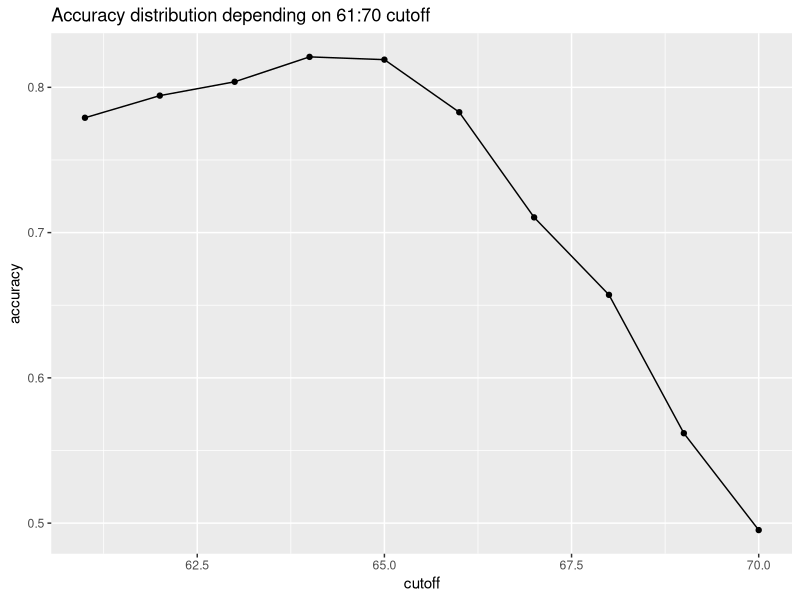
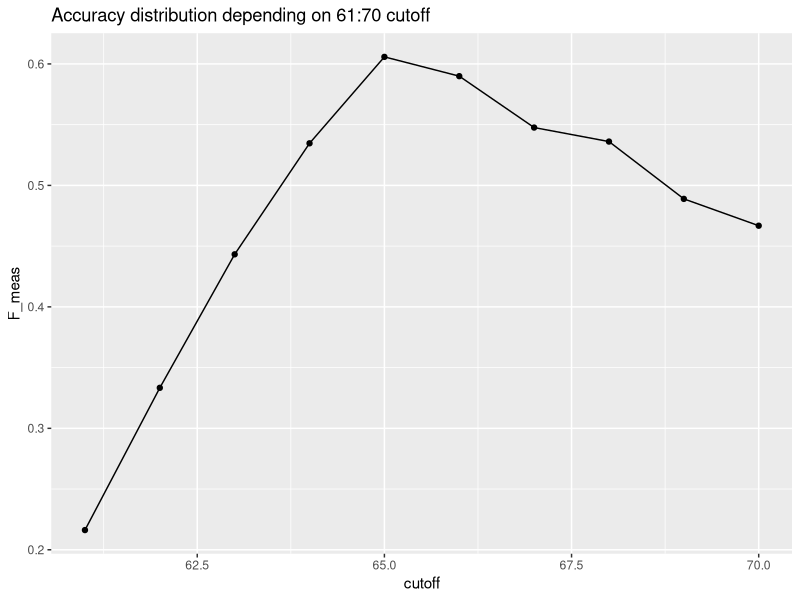
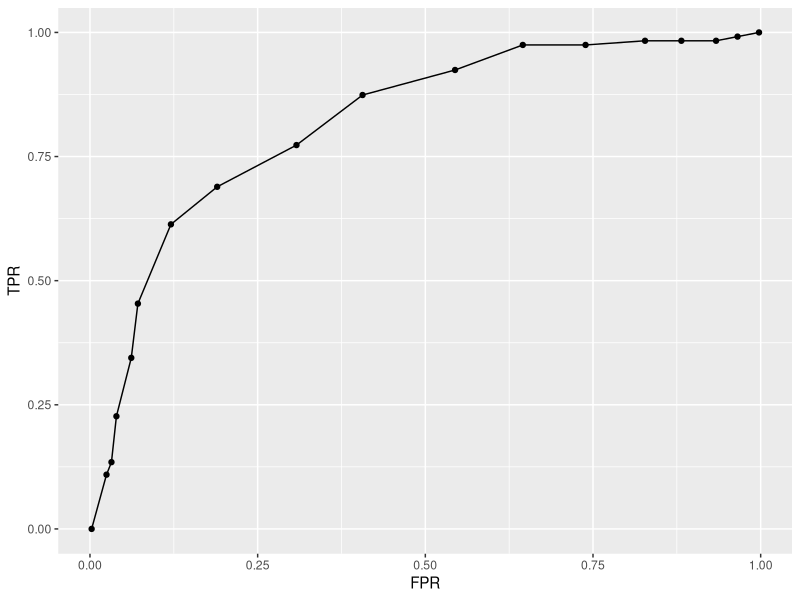
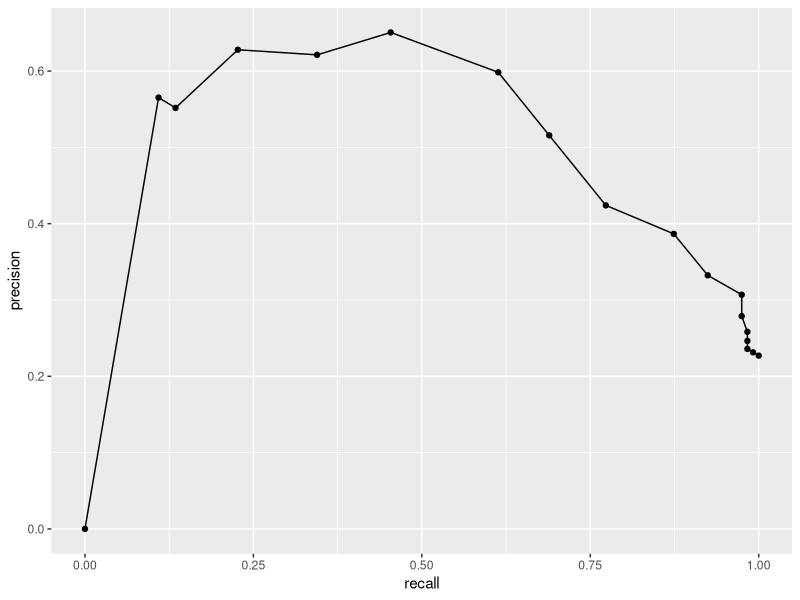
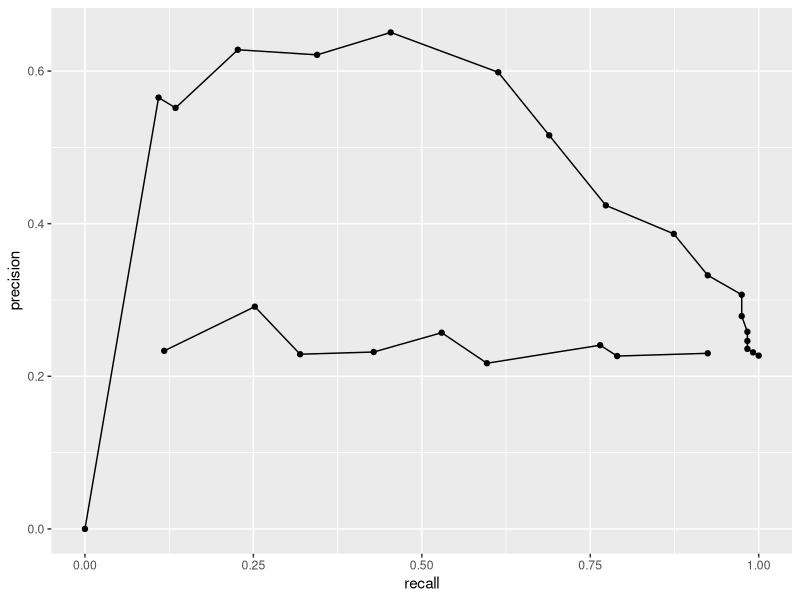
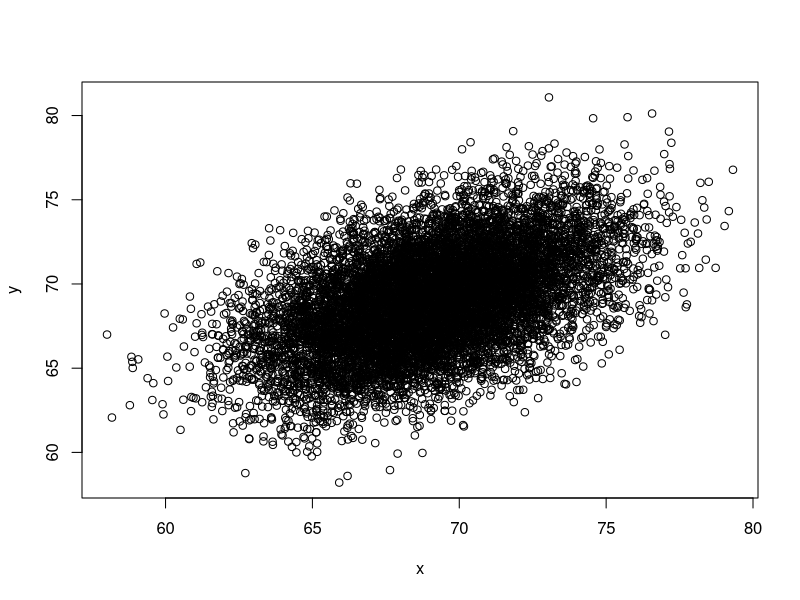
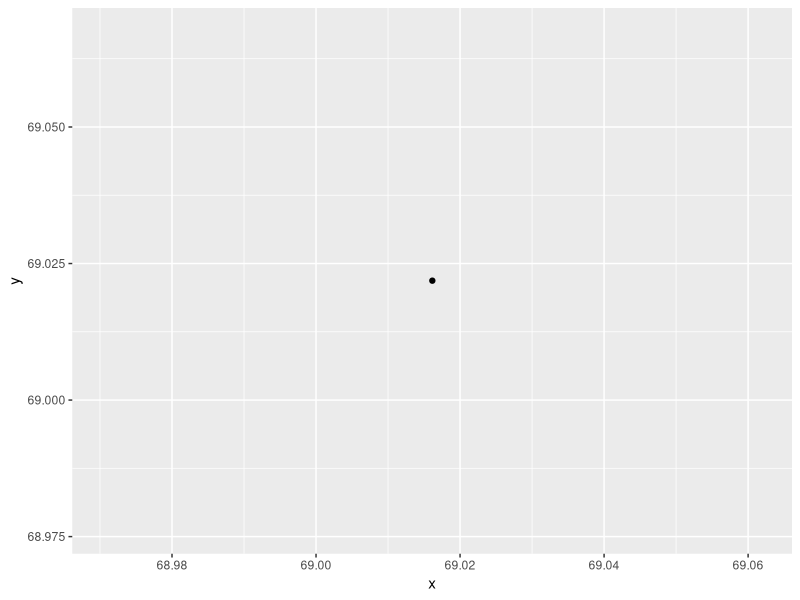

These figures' R source, in order: (Note: this script raises an error after producing the figures.)
## ---- chunk 1
check.packages <- function(pkg){
    new.pkg <- pkg[!(pkg %in% installed.packages()[, "Package"])]
    if (length(new.pkg)) 
        install.packages(new.pkg, dependencies = TRUE)
    sapply(pkg, require, character.only = TRUE)
}
packages<-c("ggplot2", "tidyverse", "lubridate", "caret", "dslabs", "dplyr", "plyr","HistData")
check.packages(packages)

data("heights")
data("iris")
## ---- chunk 2
y<-heights$sex
x<-heights$height
## ---- chunk 3
set.seed(2)
test_index <- createDataPartition(y, times=1, p=0.5, list=FALSE)
test_set <- heights[test_index, ]
training_set <- heights[-test_index, ]

## ---- chunk 4
y_hat <- sample(c("Male", "Female"), size = length(test_index), replace=TRUE)
mean(y_hat == test_set$sex)
## ---- chunk 5
heights %>% group_by(sex) %>% summarize(mean(height), sd(height))
## ---- chunk 6
y_hat <- ifelse(x>62, "Male", "Female") %>% factor(levels=levels(test_set$sex))
table(y_hat)
print("Mean accurate answers:")
mean(y==y_hat)
## ---- chunk 7
cutoff <- seq(61, 70)
accuracy <- map_dbl(cutoff, function(cutoff_value) {
  y_hat <- ifelse(test_set$height>cutoff_value, "Male", "Female") 
  mean(y_hat == test_set$sex)
})
ggplot(data=data.frame(cutoff=cutoff, accuracy=accuracy), aes(x=cutoff, y=accuracy)) + geom_line() + geom_point() + ggtitle("Accuracy distribution depending on 61:70 cutoff")
## ---- chunk 8
heights %>% mutate(y_hat = y_hat) %>%
  group_by(sex) %>%
  summarize(accuracy = mean(y_hat == sex))
## ---- chunk 9
confusionMatrix(data=y_hat, reference=heights$sex)
## ---- chunk 10
F_1 <- map_dbl(cutoff, function(cutoff_value) {
  y_hat <- ifelse(test_set$height>cutoff_value, "Male", "Female") %>% factor(levels=levels(test_set$sex))
  F_meas(data = y_hat, reference = factor(test_set$sex))
})
ggplot(data=data.frame(cutoff=cutoff, F_meas=F_1), aes(x=cutoff, y=F_meas)) + geom_line() + geom_point() + ggtitle("Accuracy distribution depending on 61:70 cutoff")
## ---- chunk 11
y_hat <- sample(c("Male","Female"), length(test_index), replace=TRUE, prob=c(0.9, 0.1)) %>% factor(levels = levels(test_set$sex))
mean(y_hat==test_set$sex)
## ---- chunk 12
cutoffs <-c(50, seq(60, 75), 80)
height_cutoff <- map_df(cutoffs, function (cutoff_value) {
    y_hat <- ifelse(test_set$height>cutoff_value, "Male", "Female") %>% factor(levels=levels(test_set$sex))
    list(method="Height cutoff",
         FPR = 1-specificity(y_hat, test_set$sex),
         TPR = sensitivity(y_hat, test_set$sex))
})
ggplot(data=height_cutoff, aes(x=FPR, y=TPR)) + geom_line() + geom_point() 
## ---- chunk 13
height_cutoff <- map_df(cutoffs, function (cutoff_value) {
    y_hat <- ifelse(test_set$height>cutoff_value, "Male", "Female") %>% factor(levels=levels(test_set$sex))
    list(method="Height cutoff",
         precision = precision(y_hat, test_set$sex),
         recall = sensitivity(y_hat, test_set$sex))
})
ggplot(data=height_cutoff, aes(x=recall, y=precision)) + geom_line() + geom_point() 
probs = seq(0.1, 0.9, by = 0.1)
guessing <- map_df(probs, function(p) {
  y_hat <- sample(c("Male", "Female"), length(test_index), replace=TRUE, prob=c(p, 1-p)) %>% factor(levels=levels(test_set$sex))
  list(method="Guessing",
       precision = precision(y_hat, test_set$sex),
       recall = sensitivity(y_hat, test_set$sex))
})
ggplot(data=height_cutoff, aes(x=recall, y=precision)) + geom_line() + geom_point() + geom_line(data=guessing, aes(x=recall, y=precision)) + geom_point(data=guessing, aes(x=recall, y=precision))
## ---- chunk 14

library(dslabs)
library(dplyr)


data("reported_heights")

dat <- mutate(reported_heights, date_time = ymd_hms(time_stamp)) %>%
  filter(date_time >= make_date(2016, 01, 25) & date_time < make_date(2016, 02, 1)) %>%
  mutate(type = ifelse(day(date_time) == 25 & hour(date_time) == 8 & between(minute(date_time), 15, 30), "inclass","online")) %>%
  select(sex, type)

y <- factor(dat$sex, c("Female", "Male"))
x <- dat$type
dat %>% group_by(type) %>% summarize(prop_female = mean(sex == "Female"))

## ---- chunk 15

  y_hat <- ifelse(dat$type == "inclass", "Male", "Female") 
  mean(y_hat == dat$sex)

## ---- chunk 16
 y_hat <- ifelse(dat$type == "inclass", "Female", "Male") %>% factor(levels=levels(y))
 
 confusionMatrix(y_hat, y)
## ---- chunk 17
data(iris)
iris <- iris[-which(iris$Species=='setosa'),]
y <- iris$Species

set.seed(2)
test_index <- createDataPartition(y,times=1,p=0.5,list=FALSE)
# line of code
#Which code should be used in place of # line of code above?
#Answer:
 
test <- iris[test_index,]
train <- iris[-test_index,]
## ---- chunk 18
foo <- function(x){
	rangedValues <- seq(range(x)[1],range(x)[2],by=0.1)
	sapply(rangedValues,function(i){
		y_hat <- ifelse(x>i,'virginica','versicolor')
		mean(y_hat==train$Species)
	})
}
predictions <- apply(train[,-5],2,foo)
sapply(predictions,max)	
## ---- chunk 19
foo <- function(x){
	rangedValues <- seq(range(x)[1],range(x)[2],by=0.1)
	sapply(rangedValues,function(i){
		y_hat <- ifelse(x>i,'virginica','versicolor')
		mean(y_hat==test$Species)
	})
}
predictions <- apply(test[,-5],2,foo)
sapply(predictions,max)	
## ---- chunk 20
petalLengthRange <- seq(range(train[,3])[1],range(train[,3])[2],by=0.1)
petalWidthRange <- seq(range(train[,4])[1],range(train[,4])[2],by=0.1)
cutoffs <- expand.grid(petalLengthRange,petalWidthRange)

id <- sapply(seq(nrow(cutoffs)),function(i){
	y_hat <- ifelse(train[,3]>cutoffs[i,1] | train[,4]>cutoffs[i,2],'virginica','versicolor')
	mean(y_hat==train$Species)
	}) %>% which.max

optimalCutoff <- cutoffs[id,] %>% as.numeric
y_hat <- ifelse(test[,3]>optimalCutoff[1] & test[,4]>optimalCutoff[2],'virginica','versicolor')
mean(y_hat==test$Species)


## ---- chunk 21
disease <- sample(c(0,1), size=1e6, replace=TRUE, prob=c(0.98,0.02))
test <- rep(NA, 1e6)
test[disease==0] <- sample(c(0,1), size=sum(disease==0), replace=TRUE, prob=c(0.90,0.10))
test[disease==1] <- sample(c(0,1), size=sum(disease==1), replace=TRUE, prob=c(0.15, 0.85))

print('#Q1: What is the probability that a test is positive?')
mean(test==1)
print('#Q2: What is the probability that an individual has the disease if the test is negative?')
mean(disease[test==0])
print('#Q3: What is the probability that you have the disease if the test is positive?')
mean(disease[test==1]==1)
print('#Q4: If the test is positive, what is the relative risk of having the disease?')
mean(disease[test==1]==1)/mean(disease==1)
## ---- chunk 22
library(dslabs)
data("heights")
hey <- heights %>% 
	mutate(height = round(height)) %>%
	group_by(height) %>%
	#summarize(p = mean(sex == "Male")) #%>%
	qplot(height, p, data =.)
## ---- chunk 23
ps <- seq(0, 1, 0.1)
heights %>% mutate(g = cut(height, quantile(height, ps), include.lowest = TRUE))
  
## ---- chunk 24
Sigma <- 9*matrix(c(1,0.5,0.5,1), 2, 2)
dat <- MASS::mvrnorm(n = 10000, c(69, 69), Sigma) %>%
	data.frame() %>% setNames(c("x", "y"))
plot(dat)
print("Using an approach similar to that used in the previous exercise, let's estimate the conditional expectations and make a plot. Part of the code has been provided for you: ")
ps <- seq(0, 1, 0.1)
dat %>% 
	mutate(g = cut(x, quantile(x, ps), include.lowest = TRUE)) %>%
  group_by(g) %>%
  summarize(y = mean(y), x = mean(x)) %>%
	qplot(x, y, data =.)
## ---- chunk 25
galton_heights <- GaltonFamilies %>% filter(childNum == 1 & gender == "male") %>% select (father, childHeight)
colnames(galton_heights)[colnames(galton_heights)=="childHeight"] <- "son"
y <- galton_heights$son
test_index <- createDataPartition(y, times = 1, p=0.5, list = FALSE)
train_set <- galton_heights %>% slice(-test_index)
test_set <- galton_heights %>% slice(test_index)
#Guessing
avg_height <- mean(train_set$son)
#Squared loss is: 
mean((avg_height - train_set$son)^2)
print("Getting intercept and slope:")
fit <-lm(son ~ father, data=train_set)
fit$coef
## ---- chunk 26
y_hat <- fit$coef[1] + fit$coef[2]*test_set$father
mean((y_hat - test_set$son)^2)
## ---- chunk 27
y_hat <- predict(fit, test_set)
## ---- chunk 28
set.seed(1)
n <- 100
Sigma <- 9*matrix(c(1.0, 0.5, 0.5, 1.0), 2, 2)
dat <- MASS::mvrnorm(n = 100, c(69, 69), Sigma) %>%
	data.frame() %>% setNames(c("x", "y"))
## ---- chunk 29

set.seed(1)
rmses <- replicate(100,  { 
  test_index <- createDataPartition(dat$y, times = 1, p=0.5, list = FALSE)
  train_set <- dat %>% slice(-test_index)
  test_set <- dat %>% slice(test_index)
  fit <-lm(y ~ x, data=train_set)
  y_hat <- predict(fit, test_set)
  rmse <- sqrt(mean((y_hat - test_set$y)^2)) 
  rmse
}) 
mean(rmses)
sd(rmses)
## ---- chunk 30
set.seed(1)
map(c(100, 500, 1000, 5000, 10000), function(dataSetLength) {
  

  Sigma <- 9*matrix(c(1.0, 0.5, 0.5, 1.0), 2, 2)
  dat <- MASS::mvrnorm(n = dataSetLength, c(69, 69), Sigma) %>%
  data.frame() %>% setNames(c("x", "y"))
  rmses <- replicate(100,  { 
    test_index <- createDataPartition(dat$y, times = 1, p=0.5, list = FALSE)
    train_set <- dat %>% slice(-test_index)
    test_set <- dat %>% slice(test_index)
    fit <-lm(y ~ x, data=train_set)
    y_hat <- predict(fit, test_set)
    rmse <- sqrt(mean((y_hat - test_set$y)^2)) 
    rmse
  })
  
  print(paste("Items: ", toString(dataSetLength)))
  print(mean(rmses))
  print(sd(rmses))
})
## ---- chunk 31
set.seed(1)
n <- 100
Sigma <- 9*matrix(c(1.0, 0.95, 0.95, 1.0), 2, 2)
dat <- MASS::mvrnorm(n = 100, c(69, 69), Sigma) %>%
data.frame() %>% setNames(c("x", "y"))
set.seed(1)
rmses <- replicate(100,  { 
  test_index <- createDataPartition(dat$y, times = 1, p=0.5, list = FALSE)
  train_set <- dat %>% slice(-test_index)
  test_set <- dat %>% slice(test_index)
  fit <-lm(y ~ x, data=train_set)
  y_hat <- predict(fit, test_set)
  rmse <- sqrt(mean((y_hat - test_set$y)^2)) 
  rmse
}) 
mean(rmses)
sd(rmses)
## ---- chunk 32
set.seed(1)
n <- 1000
Sigma <- matrix(c(1.0, 0.75, 0.75, 0.75, 1.0, 0.25, 0.75, 0.25, 1.0), 3, 3)
dat <- MASS::mvrnorm(n = 100, c(0, 0, 0), Sigma) %>%
	data.frame() %>% setNames(c("y", "x_1", "x_2"))

set.seed(1)
test_index <- createDataPartition(dat$y, times = 1, p = 0.5, list = FALSE)
train_set <- dat %>% slice(-test_index)
test_set <- dat %>% slice(test_index)

fit <- lm(y ~ x_1, data = train_set)
y_hat <- predict(fit, newdata = test_set)
sqrt(mean((y_hat-test_set$y)^2))

fit <- lm(y ~ x_2, data = train_set)
y_hat <- predict(fit, newdata = test_set)
sqrt(mean((y_hat-test_set$y)^2))

fit <- lm(y ~ x_1 + x_2, data = train_set)
y_hat <- predict(fit, newdata = test_set)
sqrt(mean((y_hat-test_set$y)^2))
## ---- chunk 33
set.seed(1)
n <- 1000
Sigma <- matrix(c(1.0, 0.75, 0.75, 0.75, 1.0, 0.95, 0.75, 0.95, 1.0), 3, 3)
dat <- MASS::mvrnorm(n = 100, c(0, 0, 0), Sigma) %>%
	data.frame() %>% setNames(c("y", "x_1", "x_2"))

set.seed(1)
test_index <- createDataPartition(dat$y, times = 1, p = 0.5, list = FALSE)
train_set <- dat %>% slice(-test_index)
test_set <- dat %>% slice(test_index)

fit <- lm(y ~ x_1, data = train_set)
y_hat <- predict(fit, newdata = test_set)
sqrt(mean((y_hat-test_set$y)^2))

fit <- lm(y ~ x_2, data = train_set)
y_hat <- predict(fit, newdata = test_set)
sqrt(mean((y_hat-test_set$y)^2))

fit <- lm(y ~ x_1 + x_2, data = train_set)
y_hat <- predict(fit, newdata = test_set)
sqrt(mean((y_hat-test_set$y)^2))
## ---- chunk 34
set.seed(2)
make_data <- function(n = 1000, p = 0.5, 
				mu_0 = 0, mu_1 = 2, 
				sigma_0 = 1,  sigma_1 = 1){

y <- rbinom(n, 1, p)
f_0 <- rnorm(n, mu_0, sigma_0)
f_1 <- rnorm(n, mu_1, sigma_1)
x <- ifelse(y == 1, f_1, f_0)
  
test_index <- createDataPartition(y, times = 1, p = 0.5, list = FALSE)

list(train = data.frame(x = x, y = as.factor(y)) %>% slice(-test_index),
	test = data.frame(x = x, y = as.factor(y)) %>% slice(test_index))
}
dat <- make_data()
dat$train %>% ggplot(aes(x, color = y)) + geom_density()
set.seed(1)
delta <- seq(0, 3, len = 25)
res <- sapply(delta, function(d){
	dat <- make_data(mu_1 = d)
	fit_glm <- dat$train %>% glm(y ~ x, family = "binomial", data = .)
	y_hat_glm <- ifelse(predict(fit_glm, dat$test) > 0.5, 1, 0) %>% factor(levels = c(0, 1))
	mean(y_hat_glm == dat$test$y)
})
qplot(delta, res)
## ---- chunk 35
data("polls_2008")
qplot(day, margin, data=polls_2008)
## ---- chunk 36
day_margin_fit <-lm(margin ~ day, data=polls_2008)
polls_2008_scatter_data <- polls_2008 %>% mutate(resid=resid(day_margin_fit), color=ifelse(resid(day_margin_fit) >0,"+","-"), fitted=fitted(day_margin_fit))
ggplot(aes(day, margin, color=color), data=polls_2008_scatter_data) + geom_point() + geom_abline(intercept = day_margin_fit$coefficients[1], slope=day_margin_fit$coefficients[2])
    
#
## ---- chunk 37
span <- 7 
fit <- with(polls_2008, ksmooth(day, margin, x.points = day, kernel="normal", bandwidth = span))
polls_2008 %>% mutate(smooth = fit$y) %>% ggplot(aes(day, margin)) + geom_point(size = 3, alpha = .5, color = "grey") + geom_line(aes(day, smooth), color="red")
